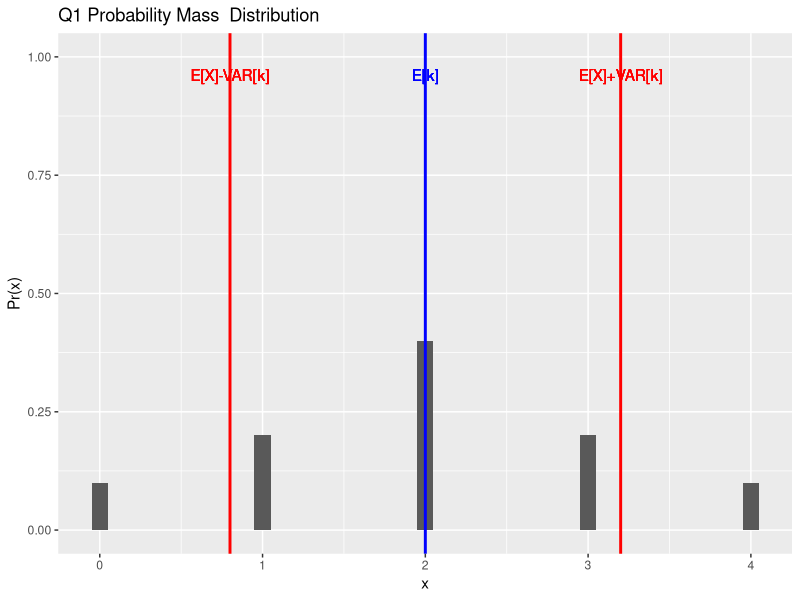
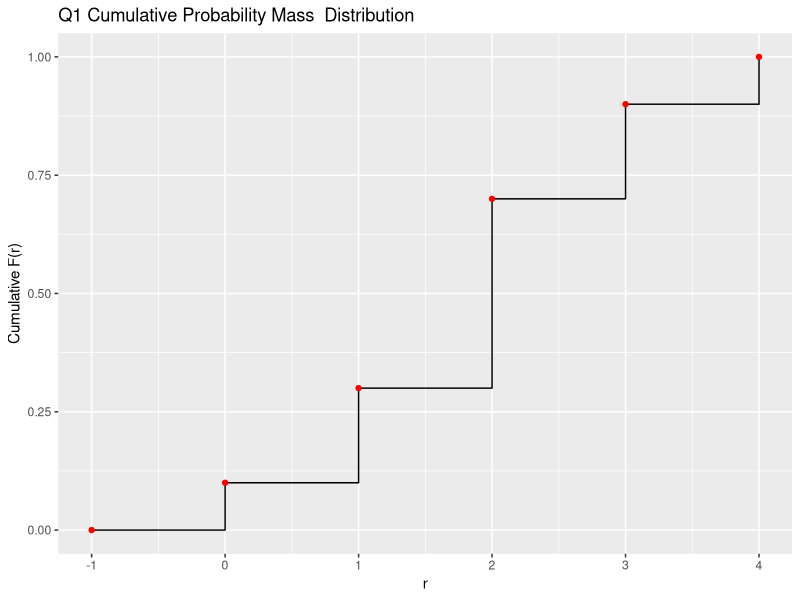
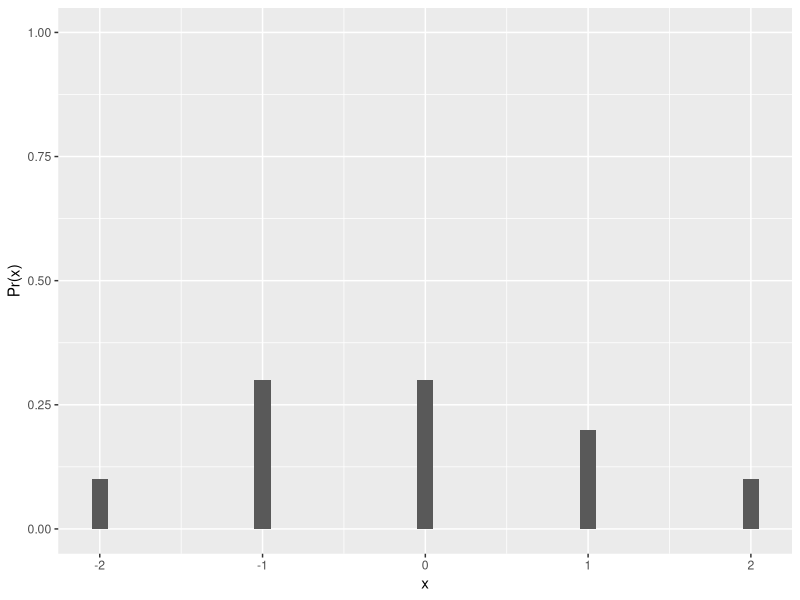
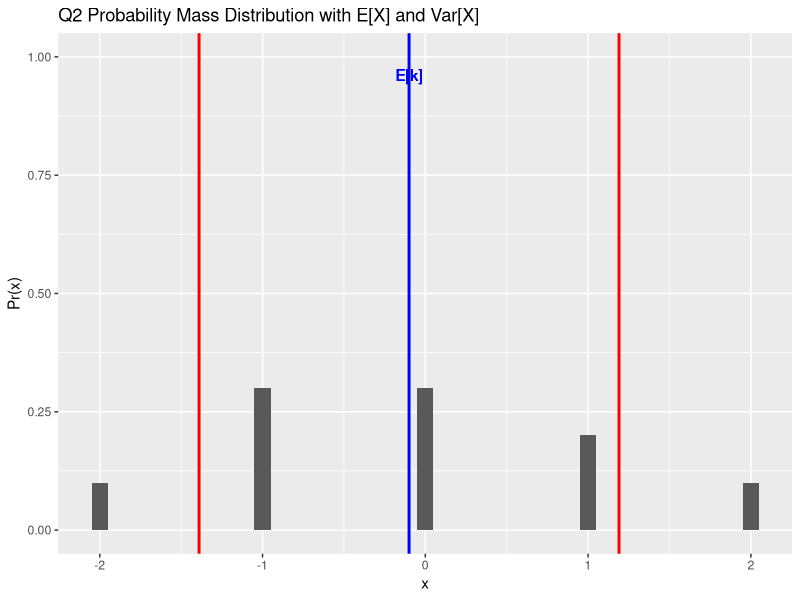
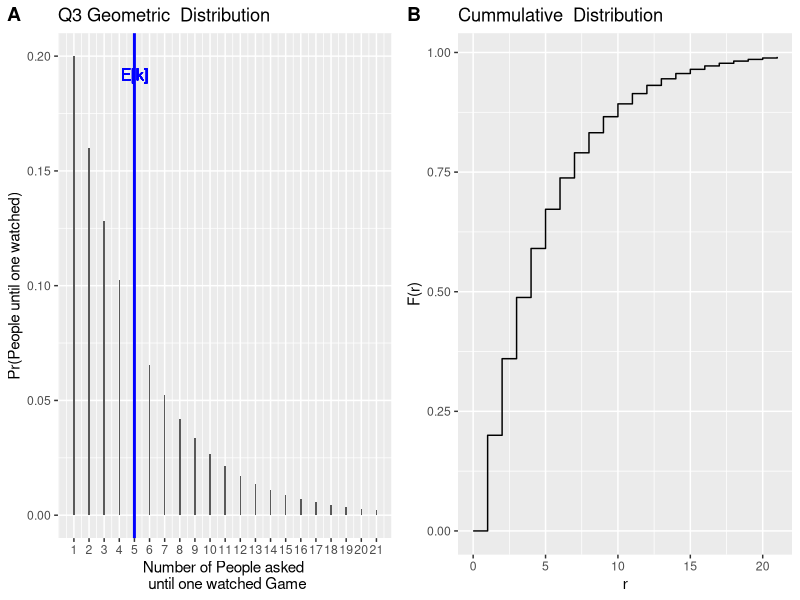

Here is the R script that generated these plots, in order:
## ---- chunk 1
# automatically create a bib database for R packages
knitr::write_bib(c(
  .packages(), 'bookdown', 'knitr', 'rmarkdown'
), 'packages.bib')
#versionlibrary(knitr)
library(ggplot2)
library(ggpubr)
library(rstatix)
library(tidyverse)
library(dplyr)
library(reshape2)
library(kableExtra)
library(rstatix)

## ---- chunk 2
knitr::opts_chunk$set(echo = FALSE, message=FALSE, warning = FALSE,  fig.pos = "H",dpi = 300)
## ---- chunk 3
# automatically create a bib database for R packages
knitr::write_bib(c(
  .packages(), 'bookdown', 'knitr', 'rmarkdown'
), 'packages.bib')
library(ggpubr)
library(knitr)
library(ggplot2)
library(ggpubr)
library(knitr)
library(rstatix)
library(tidyverse)
library(dplyr)
library(reshape2)
library(kableExtra)
library(rstatix)

## ---- chunk 4
i=1:5
x<- 0:4
Pr<-c(0.1,0.2,0.4,0.2,0.1)

df <- data.frame(as.character(i),x,Pr)
names(df)<- c("i","x","p(x)")
kable(t(df),format = "latex", caption = "Q1: Probability Mass Function.",table.envir = "table",position = "h")

## ---- chunk 5
Q1.p_dist<-ggplot(df, aes(x=x,y=Pr)) + geom_col(width = 0.1)+xlab("x")+ylab("Pr(x)")+ylim(0,1)
#Q1.p_dist
## ---- chunk 6

xPr<-x*Pr
df <- data.frame(as.character(i),x,Pr,xPr)
Expected<-sum(df$xPr)
names(df)<- c("i","x","p(x)","xp(x)")
kable(t(df),format = "latex", caption = 'Q1: Expected Value Calculation',table.envir = "table",position = "H")

## ---- chunk 7
var_x<-(x-Expected)^2*Pr
df <- data.frame(as.character(i),x,Pr,xPr,var_x)
names(df)<- c("i",
                           "x",
                           "p(x)",
                      "xp(x)","(x-E[x])^2p(x)")
VAR<-sum(var_x)
kable(t(df),caption = 'Q1: Variance Calculation',format = "latex",table.envir = "table",position = "H")

## ---- chunk 8

Q1.p_dist+geom_vline(xintercept = Expected, color = "blue", size=1)+geom_text(aes(x=Expected, label="E[k]", y=max(1)),vjust=2,     colour="blue",  text=element_text(size=18))+geom_text(aes(x=Expected-VAR, label="E[X]-VAR[k]", y=max(1)),vjust=2,     colour="red",  text=element_text(size=18))+geom_text(aes(x=Expected+VAR, label="E[X]+VAR[k]", y=max(1)),vjust=2,     colour="red",  text=element_text(size=18))+geom_vline(xintercept = Expected-VAR, color = "red", size=1)+geom_vline(xintercept = Expected+VAR, color = "red", size=1)+
  ggtitle("Q1 Probability Mass  Distribution")

## ---- chunk 9
x<- -1:4
CumPr<-c(0,cumsum(Pr))
text_x<- c("<0","$0 \\leq x<1$","$1 \\leq x<2$","$2\\leq x<3$","$3\\leq x<4$","x>4")
df <- data.frame(text_x,CumPr)
names(df)<- c("r",
                           "F(r)")
kable(t(df),caption = "Q1: Cumulative Probability Mass Function.",format = "latex", escape = FALSE,table.envir = "table",position = "H")


## ---- chunk 10
Q1.p_dist<-ggplot(df, aes(x=x,y=CumPr)) + geom_step()+xlab("r")+geom_point( color="red")+ylab("Cumulative F(r)")+ylim(0,1)

Q1.p_dist+
  ggtitle("Q1 Cumulative Probability Mass  Distribution")

## ---- chunk 11

x<- c(-2,	-1,	0,	1,	2)
i<-0:4
Pr<-c(0.1,0.3,0.3,0.2,0.1)

df <- data.frame(as.character(i),x,Pr)
names(df)<- c("i","x","p(x)")
#
kable(t(df),caption = "Q2: Probability Mass Function.",format = "latex",table.envir = "table",position = "H")



## ---- chunk 12

Q2.p_dist<-ggplot(df, aes(x=x,y=Pr)) + geom_col(width = 0.1)+xlab("x")+ylab("Pr(x)")+ylim(0,1)
Q2.p_dist
## ---- chunk 13
i=1:5
xPr<-x*Pr
df <- data.frame(as.character(i),x,Pr,xPr)
names(df)<- c("i","x","p(x)","xp(x)")
Expected<-sum(xPr)
kable(t(df),caption = 'Q2: Expected Value Calculation',format = "latex",table.envir = "table",position = "H")
## ---- chunk 14
var_x<-(x-Expected)^2*Pr
df <- data.frame(as.character(i),x,Pr,xPr,var_x)
names(df)<- c("i",
                           "x",
                           "p(x)",
                      "xp(x)","(x-E[x])^2p(x)")
VAR<-sum(var_x)
kable(t(df),caption = 'Q2: Variance Calculation',format = "latex",table.envir = "table",position = "H")

#t(df)
## ---- chunk 15
Q2.p_dist+geom_vline(xintercept = Expected, color = "blue", size=1)+geom_vline(xintercept = Expected-VAR, color = "red", size=1)+geom_vline(xintercept = Expected+VAR, color = "red", size=1)+geom_text(aes(x=Expected, label="E[k]", y=max(1)),vjust=2,     colour="blue",  text=element_text(size=18))+
  ggtitle("Q2 Probability Mass Distribution with E[X] and Var[X]")
## ---- chunk 16
p<-0.2
q<-1-p

## ---- chunk 17
People<-0:20 # Number of Games
E_X<-1/p # Expected Value
Var_X<-(q)/(p*p) # Variance
Pr_win<-c(dgeom(People,p))
People<-0:20+1

df <- data.frame(People,Pr_win)
#names(df)<- c("k (People)","p(x)")
#kable((df),caption="Q3")

# Plot
Geometric.p_dist<-ggplot(df, aes(x=People,y=Pr_win)) + geom_col(width = 0.1)+
  xlab("Number of People asked \n until one watched Game")+ylab("Pr(People until one watched)")+
  ggtitle("Q3 Geometric  Distribution")+
  scale_x_continuous(breaks=People)+ 
  geom_vline(xintercept = E_X,  color = "blue", size=1)+
  geom_text(aes(x=E_X, label="E[k]", y=max(Pr_win)),vjust=2, 
            colour="blue", text=element_text(size=18))



People<-0:21
CumPr_win<-c(0,cumsum(Pr_win))
df <- data.frame(People,CumPr_win)

Geometric.p_cumdist<-ggplot(df, aes(x=People,y=CumPr_win)) + geom_step()+
  xlab("r")+ylab("F(r)")+
  ggtitle("Cummulative  Distribution")




ggarrange(  Geometric.p_dist, Geometric.p_cumdist, 
          labels = c("A", "B"),
          ncol = 2, nrow = 1)
## ---- chunk 18

x<- c(0,1)

Pr<-c("q","p")

df <- data.frame(x,Pr)
names(df)<- c("x","p(x)")
#
kable(t(df),caption = "Q4: Probability Mass Function.",format = "latex",table.envir = "table",position = "H")



## ---- chunk 19
i=1:4
x<- c(-4,-2,2,6)
Pr<-c(0.1,0.3,0.4,0.2)

df <- data.frame(as.character(i),x,Pr)
names(df)<- c("i","x","p(x)")
kable(t(df),format = "latex", caption = "Q6: Probability Mass Function.",table.envir = "table",position = "h")

## ---- chunk 20
i<-c(1,2,3,4)
x<- c(4,-2,2,6)
Pr<-c(0.1,-0.3,0.4,0.2)

df <- data.frame(as.character(i),x,Pr)
names(df)<- c("i","x","p(x)")
kable(t(df),format = "latex", caption = "Q8: Probability Mass Function.",table.envir = "table",position = "h")
